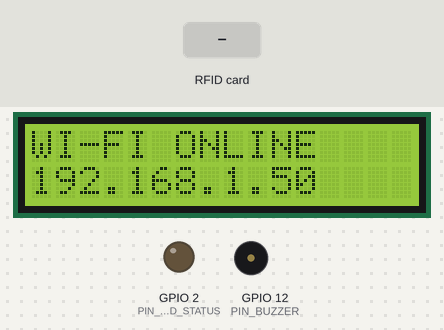
This sketch was run on a simulated ESP32. Shown: 16×2 character LCD, output pins drawn as LEDs (lit = HIGH), buzzer (waves = sounding). Inputs (shaded band) come from the test bench. WiFi joins after 1.5 s; servers stay silent unless stated; uploads are accepted with an empty reply; what the sketch prints to the serial monitor is not drawn.

Above: at 3.8 s.
At 7.0 s:
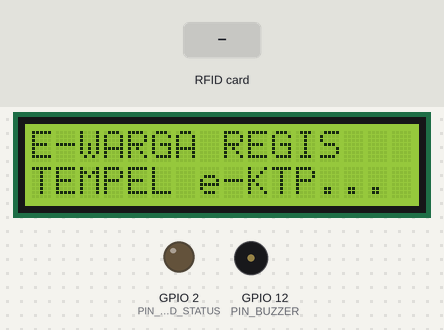
7.1 s: RFID card 12 34 56 78 held to the reader
At 9.1 s:
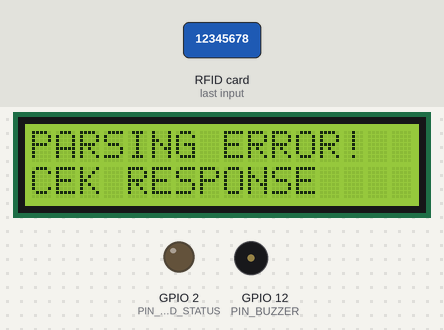
10.1 s: RFID card 5E 7A 19 C4 held to the reader
At 10.8 s:
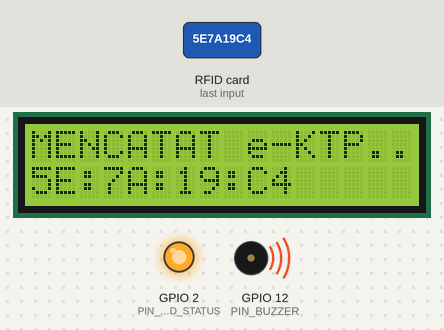
Timing chart, 0 to 13.1 s (numbered marks = the images above; inputs shaded):
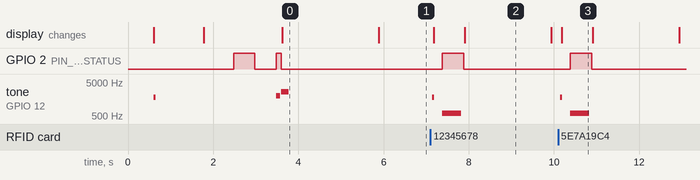

Measured:
- after the input at 7.1 s, GPIO 2 (PIN_LED_STATUS): LOW → HIGH after 0.28 s, → LOW 0.50 s later; tone on GPIO 12 (PIN_BUZZER): silent → 1800 Hz after 0.05 s, → silent 0.05 s later, → 600 Hz 0.18 s later, → silent 0.45 s later; the display: first changes after 0.08 s (image 2 shows a later state)
- after the input at 10.1 s, GPIO 2 (PIN_LED_STATUS): LOW → HIGH after 0.28 s, → LOW 0.50 s later; tone on GPIO 12 (PIN_BUZZER): silent → 1800 Hz after 0.05 s, → silent 0.05 s later, → 600 Hz 0.18 s later, → silent 0.45 s later; the display: changes after 0.08 s (image 3)
- what the display in image 0 shows lasts 2.3 s, from 3.6 s to 5.9 s
- what the display in image 2 shows lasts 2.0 s, from 7.9 s to 9.9 s
- what the display in image 3 shows lasts 0.7 s, from 10.2 s to 10.9 s

The sketch:

esp32_registrasi_warga.ino
```cpp
/**
 * ==============================================================================
 * E-WARGA SMART COMMUNITY OS - ESP32 STANDALONE REGISTRASI KILAT e-KTP
 * ==============================================================================
 * Firmware khusus alat scanner e-KTP meja pendaftaran warga (Pos Satpam / Kantor RT/RW).
 * TIDAK MEMERLUKAN SERVO / PALANG PINTU GERBANG (Praktis & Mudah Dirakit).
 *
 * Fungsi Alat:
 * - Warga / Calon Warga Baru menempelkan kartu fisik e-KTP ke alat scanner ini.
 * - Chip UID e-KTP (13.56 MHz) dibaca secara instan.
 * - UID otomatis dikirimkan ke server web E-WARGA pada menu "Registrasi Kilat e-KTP".
 * - Layar LCD menampilkan feedback status, dan buzzer berbunyi konfirmasi.
 *
 * Komponen Hardware:
 * 1. ESP32 DevKit V1 (30 / 38 pin)
 * 2. Modul RFID Reader MFRC522 (13.56 MHz)
 * 3. Layar LCD 16x2 I2C (PCF8574 Adapter, Alamat 0x27 / 0x3F)
 * 4. Pasif / Aktif Buzzer 5V (Opsional, untuk indikator nada suara beep)
 * 5. LED Indikator Onboard (GPIO 2)
 *
 * Library yang dibutuhkan di Arduino IDE (Tools -> Manage Libraries):
 * 1. MFRC522 by GithubCommunity
 * 2. LiquidCrystal I2C by Frank de Brabander
 * 3. ArduinoJson by Benoit Blanchon (Versi 6 atau 7)
 * ==============================================================================
 */

#include <WiFi.h>
#include <WiFiClientSecure.h>
#include <HTTPClient.h>
#include <Wire.h>
#include <LiquidCrystal_I2C.h>
#include <ArduinoJson.h>
#include <SPI.h>
#include <MFRC522.h>

// ------------------------------------------------------------------------------
// 1. PENGATURAN WI-FI & URL SERVER E-WARGA
// ------------------------------------------------------------------------------
const char* WIFI_SSID     = "BIAN";         // Ganti dengan SSID Wi-Fi / Hotspot Anda
const char* WIFI_PASSWORD = "12345678";     // Password Hotspot BIAN yang benar

// Masukkan IP laptop/server lokal (contoh: "http://192.168.1.10:8000")
// atau URL domain produksi (contoh: "https://e-warga.unique-monsters.my.id")
const char* SERVER_BASE_URL = "https://e-warga.unique-monsters.my.id";
const char* DEVICE_UID      = "ESP32-REGIS-DESK-01";
const int   TENANT_ID       = 1;                      // ID Lingkungan RT/RW default

// ------------------------------------------------------------------------------
// 2. PIN DEFINITION HARDWARE ESP32
// ------------------------------------------------------------------------------
// Pin RFID RC522 (Hardware SPI)
#define PIN_RC522_SS    5    // SDA / SS
#define PIN_RC522_RST   4    // RST
#define PIN_RC522_SCK   18   // SCK
#define PIN_RC522_MISO  19   // MISO
#define PIN_RC522_MOSI  23   // MOSI

// Pin Indikator & Feedback
#define PIN_BUZZER      12   // Pin Buzzer (Opsional, hubungkan ke kaki + buzzer)
#define PIN_LED_STATUS  2    // Pin LED Status Onboard ESP32

// Pin I2C LCD (SDA=GPIO 21, SCL=GPIO 22)
// Alamat default: 0x27 (atau 0x3F jika menggunakan modul display lain)
LiquidCrystal_I2C lcd(0x27, 16, 2);

// Objek RFID
MFRC522 rfid(PIN_RC522_SS, PIN_RC522_RST);

// Debounce timer agar kartu tidak terbaca berkali-kali dalam 1 detik
unsigned long lastScanMillis = 0;
const unsigned long SCAN_COOLDOWN = 1500; // 1.5 detik cooldown

// Timer Heartbeat Ping ke Server (Setiap 8 detik)
unsigned long lastPingMillis = 0;
const unsigned long PING_INTERVAL = 8000; // 8 detik interval ping status online

// ------------------------------------------------------------------------------
// FEEDBACK SUARA BUZZER & LED
// ------------------------------------------------------------------------------
void beepSuccess() {
    digitalWrite(PIN_LED_STATUS, HIGH);
    tone(PIN_BUZZER, 2000, 100);
    delay(120);
    tone(PIN_BUZZER, 2600, 180);
    digitalWrite(PIN_LED_STATUS, LOW);
}

void beepError() {
    digitalWrite(PIN_LED_STATUS, HIGH);
    tone(PIN_BUZZER, 600, 450);
    delay(500);
    digitalWrite(PIN_LED_STATUS, LOW);
}

void beepClick() {
    tone(PIN_BUZZER, 1800, 50);
}

// ------------------------------------------------------------------------------
// TAMPILAN DISPLAY LCD 16X2
// ------------------------------------------------------------------------------
void updateLcd(const char* line1, const char* line2) {
    lcd.clear();
    lcd.setCursor(0, 0);
    lcd.print(line1);
    lcd.setCursor(0, 1);
    lcd.print(line2);
}

void setLcdStandby() {
    updateLcd("E-WARGA REGIS", "TEMPEL e-KTP...");
}

// ------------------------------------------------------------------------------
// MENGIRIM UID e-KTP KE SERVER REGISTRASI KILAT
// ------------------------------------------------------------------------------
void sendRfidToRegistrationServer(String rfidUid) {
    if (WiFi.status() != WL_CONNECTED) {
        beepError();
        updateLcd("WIFI TERPUTUS!", "CEK KONEKSI");
        delay(2000);
        setLcdStandby();
        return;
    }

    beepClick();
    updateLcd("MENCATAT e-KTP..", rfidUid.c_str());

    HTTPClient http;
    WiFiClientSecure client;
    client.setInsecure(); // Mengabaikan verifikasi CA SSL pada ESP32 agar HTTPS lancar

    // Endpoint REST API Registrasi Kilat
    String endpoint = String(SERVER_BASE_URL) + "/api/v1/registration-device/scan";
    http.begin(client, endpoint);
    http.addHeader("Content-Type", "application/json");
    http.addHeader("X-Device-UID", DEVICE_UID);

#if defined(ARDUINOJSON_VERSION_MAJOR) && ARDUINOJSON_VERSION_MAJOR >= 7
    JsonDocument reqDoc;
#else
    StaticJsonDocument<256> reqDoc;
#endif
    reqDoc["device_uid"] = DEVICE_UID;
    reqDoc["rfid_uid"]   = rfidUid;
    reqDoc["tenant_id"]  = TENANT_ID;

    String reqBody;
    serializeJson(reqDoc, reqBody);

    Serial.println("[HTTP POST] Mengirim UID: " + rfidUid + " ke " + endpoint);
    int httpResponseCode = http.POST(reqBody);

    if (httpResponseCode > 0) {
        String response = http.getString();
        Serial.println("[HTTP RESPONSE] " + response);

#if defined(ARDUINOJSON_VERSION_MAJOR) && ARDUINOJSON_VERSION_MAJOR >= 7
        JsonDocument resDoc;
#else
        StaticJsonDocument<512> resDoc;
#endif
        DeserializationError error = deserializeJson(resDoc, response);

        if (!error) {
            bool success = resDoc["success"] | false;
            const char* status = resDoc["status"] | "denied";
            const char* line1  = resDoc["lcd_line1"] | "KTP TERCATAT!";
            const char* line2  = resDoc["lcd_line2"] | "REGIS KILAT OK";

            if (success && strcmp(status, "paired") == 0) {
                // Berhasil tercatat untuk registrasi kilat
                beepSuccess();
                updateLcd(line1, line2);
                Serial.printf("[SUKSES] e-KTP %s masuk ke form registrasi kilat!\n", rfidUid.c_str());
                delay(3000);
            } else {
                // Gagal (contoh: kartu sudah terdaftar pada warga lain)
                beepError();
                updateLcd(line1, line2);
                Serial.printf("[DITOLAK] %s\n", line2);
                delay(3000);
            }
        } else {
            beepError();
            updateLcd("PARSING ERROR!", "CEK RESPONSE");
            delay(2000);
        }
    } else {
        Serial.printf("[HTTP ERROR] Kode: %d\n", httpResponseCode);
        beepError();
        updateLcd("SERVER TIMEOUT", "COBA LAGI");
        delay(2000);
    }

    http.end();
    setLcdStandby();
}

// ------------------------------------------------------------------------------
// HEARTBEAT PING (Kirim status ONLINE ke Server secara berkala)
// ------------------------------------------------------------------------------
void sendHeartbeatPing() {
    if (WiFi.status() != WL_CONNECTED) return;

    HTTPClient http;
    WiFiClientSecure client;
    client.setInsecure(); // Mengabaikan verifikasi CA SSL pada ESP32

    String endpoint = String(SERVER_BASE_URL) + "/api/v1/registration-device/ping?device_uid=" + String(DEVICE_UID) + "&tenant_id=" + String(TENANT_ID);
    http.begin(client, endpoint);
    http.addHeader("X-Device-UID", DEVICE_UID);
    http.setTimeout(4000);

    int httpResponseCode = http.GET();
    if (httpResponseCode == 200) {
        Serial.printf("[HEARTBEAT] Ping server sukses! Status: ONLINE di Hotspot %s (IP: %s, RSSI: %d dBm)\n",
                      WIFI_SSID, WiFi.localIP().toString().c_str(), WiFi.RSSI());
    } else {
        Serial.printf("[HEARTBEAT] Ping gagal / respon: %d\n", httpResponseCode);
    }
    http.end();
}

// ------------------------------------------------------------------------------
// SETUP PROGRAM
// ------------------------------------------------------------------------------
void setup() {
    Serial.begin(115200);
    delay(500);
    Serial.println("\n\n==================================================");
    Serial.println("  E-WARGA - ESP32 STANDALONE REGISTRASI e-KTP   ");
    Serial.println("==================================================");

    // Inisialisasi Pin Feedback
    pinMode(PIN_BUZZER, OUTPUT);
    pinMode(PIN_LED_STATUS, OUTPUT);
    digitalWrite(PIN_BUZZER, LOW);
    digitalWrite(PIN_LED_STATUS, LOW);

    // Inisialisasi I2C & LCD
    Wire.begin(21, 22);
    lcd.init();
    lcd.backlight();
    updateLcd("E-WARGA REGIS", "MEMULAI SISTEM..");
    beepClick();
    delay(1000);

    // Inisialisasi Hardware SPI & Sensor MFRC522
    SPI.begin(PIN_RC522_SCK, PIN_RC522_MISO, PIN_RC522_MOSI, PIN_RC522_SS);
    rfid.PCD_Init();
    delay(100);

    // Self-test MFRC522
    byte version = rfid.PCD_ReadRegister(rfid.VersionReg);
    Serial.printf("[RFID] Versi Modul MFRC522: 0x%02X\n", version);
    if (version == 0x00 || version == 0xFF) {
        Serial.println("[RFID WARNING] Modul MFRC522 tidak terdeteksi! Periksa kabel jumper.");
        updateLcd("SENSOR RFID!", "PERIKSA KABEL");
        delay(2500);
    } else {
        Serial.println("[RFID OK] Sensor MFRC522 siap membaca e-KTP.");
    }

    // Sambungkan ke Jaringan Wi-Fi
    updateLcd("KONEKSI WI-FI..", WIFI_SSID);
    Serial.printf("\n[WIFI] Menyambungkan ke Hotspot: %s \n", WIFI_SSID);

    WiFi.disconnect(true);
    delay(200);
    WiFi.mode(WIFI_STA);
    WiFi.begin(WIFI_SSID, WIFI_PASSWORD);

    int attempts = 0;
    while (WiFi.status() != WL_CONNECTED && attempts < 30) {
        delay(500);
        Serial.print(".");
        attempts++;
        digitalWrite(PIN_LED_STATUS, !digitalRead(PIN_LED_STATUS));
    }

    if (WiFi.status() == WL_CONNECTED) {
        digitalWrite(PIN_LED_STATUS, HIGH);
        Serial.printf("\n[WIFI OK] Terhubung! IP ESP32: %s (Signal: %d dBm)\n", WiFi.localIP().toString().c_str(), WiFi.RSSI());
        beepSuccess();
        updateLcd("WI-FI ONLINE", WiFi.localIP().toString().c_str());
        delay(2000);
        sendHeartbeatPing();
    } else {
        Serial.printf("\n[WIFI TIMEOUT] Status code: %d. Wi-Fi belum terhubung pada boot awal.\n", WiFi.status());
        Serial.println("[TIPS HOTSPOT] 1. Pastikan Hotspot HP aktif pada frekuensi 2.4 GHz (matikan 5 GHz / aktifkan 'Maximize Compatibility').");
        Serial.println("[TIPS HOTSPOT] 2. Pastikan SSID ('BIAN') dan Password ('00000000') sudah sesuai.");
        Serial.println("[TIPS HOTSPOT] 3. Alat akan otomatis terus mencoba menghubungkan setiap 8 detik.");
        beepError();
        updateLcd("WIFI BELUM KONEK", "CEK HOTSPOT BIAN");
        delay(2000);
    }

    setLcdStandby();
    Serial.println("[STANDBY] Tempelkan fisik e-KTP untuk memulai registrasi kilat...");
}

// ------------------------------------------------------------------------------
// LOOP UTAMA
// ------------------------------------------------------------------------------
void loop() {
    // 0. Auto Reconnect jika hotspot baru aktif atau sinyal sempat putus
    if (WiFi.status() != WL_CONNECTED) {
        static unsigned long lastReconnectAttempt = 0;
        if (millis() - lastReconnectAttempt >= 8000) {
            lastReconnectAttempt = millis();
            Serial.printf("[WIFI RETRY] Menghubungkan ulang ke Hotspot %s...\n", WIFI_SSID);
            WiFi.disconnect();
            delay(150);
            WiFi.begin(WIFI_SSID, WIFI_PASSWORD);
        }
    } else {
        // Heartbeat Ping berkala ke Server setiap 8 detik agar terdeteksi ONLINE di Web
        if (millis() - lastPingMillis >= PING_INTERVAL) {
            lastPingMillis = millis();
            sendHeartbeatPing();
        }
    }

    // 1. Cek apakah ada kartu e-KTP / RFID di depan sensor
    if (!rfid.PICC_IsNewCardPresent()) {
        delay(50);
        return;
    }

    // 2. Baca serial UID kartu
    if (!rfid.PICC_ReadCardSerial()) {
        delay(50);
        return;
    }

    // 3. Debounce proteksi cooldown
    if (millis() - lastScanMillis < SCAN_COOLDOWN) {
        rfid.PICC_HaltA();
        rfid.PCD_StopCrypto1();
        return;
    }
    lastScanMillis = millis();

    // 4. Format UID menjadi string heksadesimal berpemisah kolon (Contoh: "5A:4B:3C:2D")
    String rfidUid = "";
    for (byte i = 0; i < rfid.uid.size; i++) {
        if (rfid.uid.uidByte[i] < 0x10) rfidUid += "0";
        rfidUid += String(rfid.uid.uidByte[i], HEX);
        if (i < rfid.uid.size - 1) rfidUid += ":";
    }
    rfidUid.toUpperCase();

    Serial.println("\n--------------------------------------------------");
    Serial.println("[RFID SCAN] e-KTP Terdeteksi! UID: " + rfidUid);

    // 5. Kirim UID ke Server Web E-WARGA untuk Form Registrasi Kilat
    sendRfidToRegistrationServer(rfidUid);

    // Hentikan komunikasi dengan kartu saat ini
    rfid.PICC_HaltA();
    rfid.PCD_StopCrypto1();
}
```
